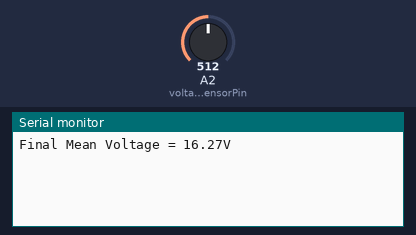
A sketch run on a simulated Arduino Uno, built with avr-gcc and run on an emulated ATmega328P. Parts: the last lines printed to the serial monitor. The inputs (shaded band) are chosen by the test bench; at power-on: A2 (voltageSensorPin) = 512.

Above: at 1.2 s.
1.3 s: A2 (voltageSensorPin) set to 716
At 2.0 s:
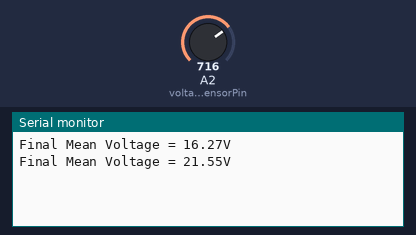
2.8 s: A2 (voltageSensorPin) set to 900
At 3.6 s:
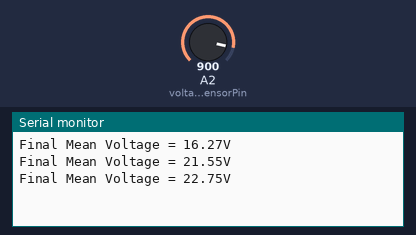
Timing chart, 0 to 5.8 s (numbered marks = the images above; inputs shaded):
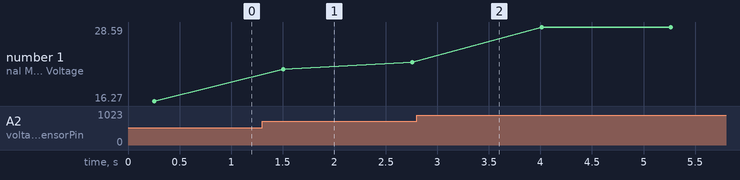

Measured:
- after the input at 1.3 s, the serial monitor: prints a new line after 0.21 s (image 1)
- plotted number 1: 16.27 → 22.75 after the input at 1.3 s, 22.75 → 28.59 after the input at 2.8 s

The sketch:

VOLTAGE_SENSOR.ino
```cpp
const int voltageSensorPin = 2;
float vIn;
float vOut;
float voltageSensorVal;
const float factor = 5.128;
const float vCC = 5.00;
int numSamples = 50;
int numMeans = 30;
float sumMeanVoltage = 0.0;

void setup() {
  Serial.begin(9600);
}

void loop() {
  sumMeanVoltage = 0.0;

  for (int i = 0; i < numMeans; i++) {
    float sumVoltage = 0.0;
    for (int j = 0; j < numSamples; j++) {
      voltageSensorVal = analogRead(voltageSensorPin);
      vOut = (voltageSensorVal / 807.0) * vCC;
      vIn = vOut * factor;
      sumVoltage += vIn;
    }
    float meanVoltage = sumVoltage / numSamples;
    sumMeanVoltage += meanVoltage;
  }

  float finalMean = sumMeanVoltage / numMeans;

  Serial.print("Final Mean Voltage = ");
  Serial.print(finalMean);
  Serial.println("V");
  delay(1000);
}
```
